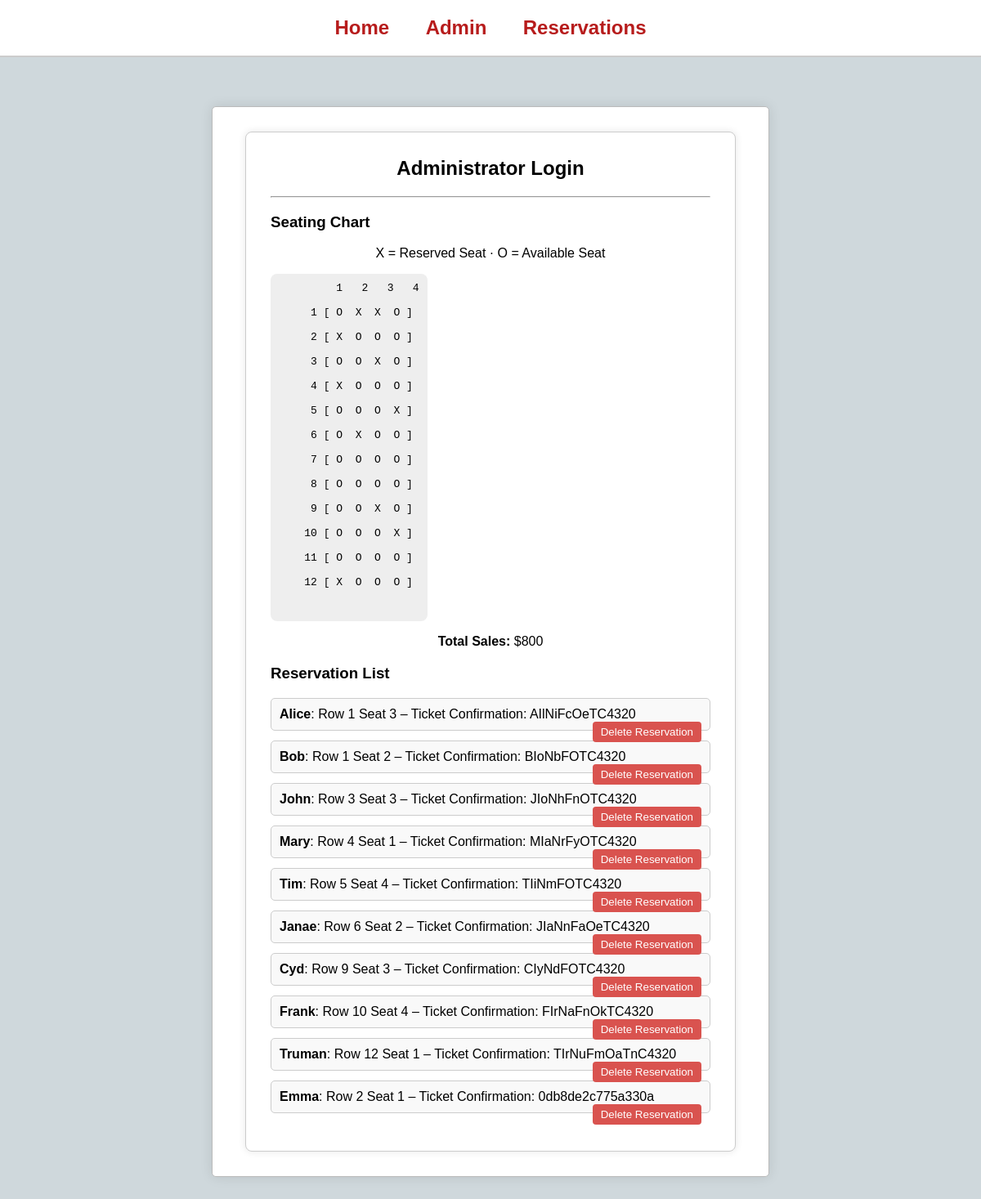
Page /admin_dashboard on the committed database.
### app.py (models this page shows)
class Reservation(db.Model):
    __tablename__ = 'reservations'
    id = db.Column(db.Integer, primary_key=True)
    passengerName = db.Column(db.String(160), nullable=False)
    seatRow = db.Column(db.Integer, nullable=False)
    seatColumn = db.Column(db.Integer, nullable=False)
    eTicketNumber = db.Column(db.String(120), unique=True, nullable=False)
    created = db.Column(db.TIMESTAMP, server_default=db.func.now())

### app.py (the view, shortened to what this page needs)
@app.route('/admin_dashboard', methods=['GET', 'POST'])
def admin_dashboard():
    reservations = Reservation.query.all()
    for r in reservations:
        print(f"DEBUG: Reservation ID: {r.id}, Name: {r.passengerName}")
    seating_chart_data = get_seating_chart_data(reservations)
    total_sales = get_total_cost(reservations)
    return render_template('admin_dashboard.html',
                           reservations=reservations,
                           seating_chart_data=seating_chart_data,
                           total_sales=total_sales)

### app.py (called while the page is built)
def get_seating_chart_data(reservations):
    chart = [['O' for _ in range(4)] for _ in range(12)]  # 12 rows of 4 seats each
    for r in reservations:
        ri = r.seatRow - 1
        ci = r.seatColumn - 1
        if 0 <= ri < 12 and 0 <= ci < 4:
            chart[ri][ci] = 'X'
    return chart

def get_cost_matrix():
    return [[100, 75, 50, 100] for _ in range(12)]

def get_total_cost(reservations):
    total = 0
    cost_matrix = get_cost_matrix()
    for r in reservations:
        ri = r.seatRow - 1
        ci = r.seatColumn - 1
        if 0 <= ri < 12 and 0 <= ci < 4:
            total += cost_matrix[ri][ci]
    return total

### templates/admin_dashboard.html (shortened to what this page needs)
{% extends "base.html" %}
{% block content %}
<div style="margin: 0 auto; max-width: 800px; border: 1px solid #ccc; padding: 30px; border-radius: 8px; background-color: #fff; box-shadow: 0 0 10px rgba(0,0,0,0.1);">
    <h2 style="text-align: center;">Administrator Login</h2>
    <hr>
    <h3>Seating Chart</h3>
    <p>X = Reserved Seat · O = Available Seat</p>
    <div style="display: inline-block; background-color: #eee; padding: 10px; border-radius: 8px; font-family: monospace;">
    <pre style="margin: 0;">
         1   2   3   4
    {% for row in seating_chart_data %}
    {{ "%2d" | format(loop.index) }} [ {{ row | join('  ') }} ]
    {% endfor %}
    </pre>
    </div>
    <p><strong>Total Sales:</strong> ${{ total_sales }}</p>
    <h3>Reservation List</h3>
    {% if reservations %}
        <ul style="list-style-type: none; padding: 0;">
            {% for res in reservations %}
                <li style="margin-bottom: 12px; padding: 10px; background: #f9f9f9; border: 1px solid #ccc; border-radius: 5px;">
                    <strong>{{ res.passengerName }}</strong>: Row {{ res.seatRow }} Seat {{ res.seatColumn }} –
                    Ticket Confirmation: {{ res.eTicketNumber }}
                    <form method="POST" action="{{ url_for('admin_dashboard') }}" style="display: inline;">
                        <button type="submit" style="float: right; background-color: #d9534f; color: white; border: none; padding: 5px 10px; border-radius: 4px; cursor: pointer;">
                            Delete Reservation
                        </button>
                    </form>
                </li>
            {% endfor %}
        </ul>
    {% else %}
        <p>No reservations yet.</p>
    {% endif %}
</div>
{% endblock %}

### templates/base.html (shortened to what this page needs)
<!DOCTYPE html>
<html lang="en">
<head>
</head>
<body>
<div class="navbar">
    <a href="{{ url_for('index') }}">Home</a>
    <a href="{{ url_for('admin_login') }}">Admin</a>
    <a href="{{ url_for('reserve') }}">Reservations</a>
</div>
<div class="container">
    {% block content %}{% endblock %}
</div>
</body>
</html>

### templates/base.html (style rules this page uses)
body { margin: 0; padding: 0; font-family: Arial, sans-serif; background-color: #cfd8dc; }
.navbar { background-color: #ffffff; padding: 20px; text-align: center; border-bottom: 2px solid #ccc; }
.navbar a { text-decoration: none; color: #b71c1c; margin: 0 20px; font-size: 24px; font-weight: bold; }
.container { max-width: 600px; margin: 60px auto; background-color: #fff; padding: 30px 40px; border: 1px solid #bbb; border-radius: 5px; box-shadow: 0 0 15px rgba(0,0,0,0.1); }
h1, h2 { text-align: center; margin-top: 0; }
form { text-align: center; }
p { font-size: 16px; text-align: center; }

### rows in the picture
Reservation: passengerName "Alice", seatRow "1", seatColumn "3", eTicketNumber "AIlNiFcOeTC4320"
Reservation: passengerName "Bob", seatRow "1", seatColumn "2", eTicketNumber "BIoNbFOTC4320"
Reservation: passengerName "John", seatRow "3", seatColumn "3", eTicketNumber "JIoNhFnOTC4320"
Reservation: passengerName "Mary", seatRow "4", seatColumn "1", eTicketNumber "MIaNrFyOTC4320"
Reservation: passengerName "Tim", seatRow "5", seatColumn "4", eTicketNumber "TIiNmFOTC4320"
Reservation: passengerName "Janae", seatRow "6", seatColumn "2", eTicketNumber "JIaNnFaOeTC4320"
Reservation: passengerName "Cyd", seatRow "9", seatColumn "3", eTicketNumber "CIyNdFOTC4320"
Reservation: passengerName "Frank", seatRow "10", seatColumn "4", eTicketNumber "FIrNaFnOkTC4320"
Reservation: passengerName "Truman", seatRow "12", seatColumn "1", eTicketNumber "TIrNuFmOaTnC4320"
Reservation: passengerName "Emma", seatRow "2", seatColumn "1", eTicketNumber "0db8de2c775a330a"

### other values in the picture
{{ "%2d" | format(loop.index) }} "1" "2" "3" "4" "5" "6" "7" "8" "9" "10" "11" "12"
{{ row | join('  ') }} "O X X O" "X O O O" "O O X O" "X O O O" "O O O X" "O X O O" "O O O O" "O O O O" "O O X O" "O O O X" "O O O O" "X O O O"
{{ total_sales }} "800"
